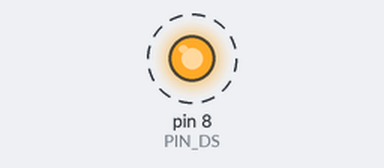
Recording of a sketch running on a simulated Arduino Uno, built with avr-gcc and run on an emulated ATmega328P. On the bench: output pins drawn as LEDs (lit = HIGH). Dashed ring = blinking. Pins used as bus, display or sensor lines are not drawn.

Above: at 0.4 s.
Timing chart, 0 to 3.7 s (numbered marks = the images above):
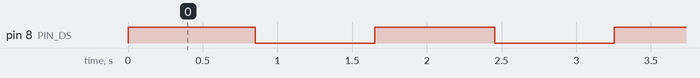

Measured:
- by itself, pin 8 (PIN_DS): alternates HIGH for 0.80 s and LOW for 0.80 s

The sketch:

74HC595-register-leds-control.ino
```cpp
/* Code written by : Adrien Louvrier, 05/02/2021
 *
 *  Objective : use a 74HC595 IC registers to turn on leds
 * Card used : Arduino Uno
 *
 * Electronic Circuit :
 *
 * input : none
 *
 * output :
 * - a 74HC595 register connected to pins 8, 9 and 10, 5V and grd
 * - 8 leds with résistors connected to the register and grd
 *
 * Note : the writeRegisters, setRegisterPin and clearRegisters weren't written by me
 */

#define PIN_DS 8 // 74HC595 module pins
#define PIN_STCP 9
#define PIN_SHCP 10

boolean registers[8]; // registers state

// Function prototypes
void clearRegisters();
void writeRegisters();
void setRegisterPin(int index, int value);

void setup() {
  pinMode(PIN_DS, OUTPUT);
  pinMode(PIN_STCP, OUTPUT);
  pinMode(PIN_STCP, OUTPUT);

  // Registers initialization
  clearRegisters();
  writeRegisters();
  delay(50);
  setRegisterPin(6, LOW);
  writeRegisters();
}

void loop() {
  for (int i = 0; i < 8; ++i) {
    setRegisterPin(i, HIGH);
    writeRegisters();
    delay(100);
  }

  for (int i = 0; i < 8; ++i) {
    setRegisterPin(i, LOW);
    writeRegisters();
    delay(100);
  }
}

void clearRegisters() {
  for (int i = 7; i >= 0; --i) {
    registers[i] = HIGH;
  }
}

void writeRegisters() {
  digitalWrite(PIN_STCP, LOW);

  for (int i = 7; i >= 0; --i) {
    digitalWrite(PIN_SHCP, LOW);

    int value = registers[i];

    digitalWrite(PIN_DS, value);
    digitalWrite(PIN_SHCP, HIGH);
  }
  digitalWrite(PIN_STCP, HIGH);
}

void setRegisterPin(int index, int value) {
  registers[index] = value;
}
```
